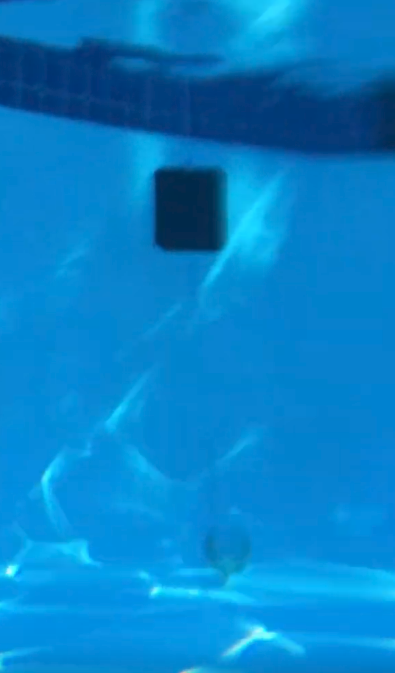
#> input picture development-OpenCV/new-buoys/img5.png, 395 x 673 px
$ python locate.py
#> lines starting #> are read from the running program, lines starting #| are printed output that depends on the picture; after the words box and inside, x2 and y2 are one past the last pixel; in counts of white or black regions, pixels touching at a corner belong together
import numpy as np
import cv2

img_text = 'img5.png'
img = cv2.imread(img_text)
#> img is the input picture: shape (673, 395, 3); mean B, G, R 200.9, 129.9, 5.6
original = img

# (50, 100) works well with 4 and 5
# too noisy for everything else
# (100, 200) works well with 1, 2, 3
# not with 4 and 5
min_value = 50
max_value = 100

# draw image and return coordinates of drawn pixels
image = cv2.Canny(img, min_value, max_value)
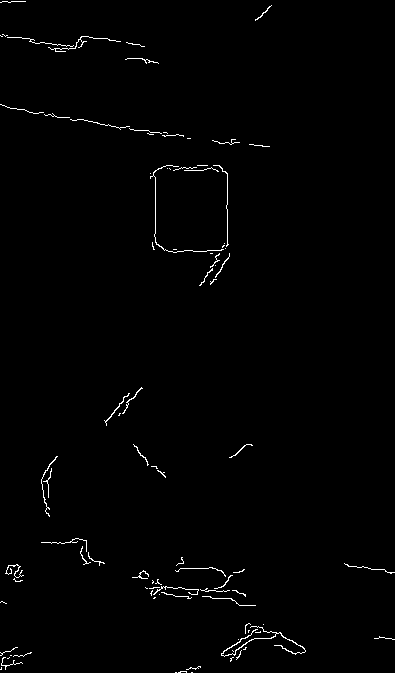
#> image: shape (673, 395); 0.96% white in thin lines or dots
indices = np.where(image != 0)
#> indices = 2562 positions, rows 1 to 672, columns 0 to 394
coordinates = zip(indices[1], indices[0])

# iterate through coordinates to see if there were any found
pt_count = 0
pt_threshold = 5

# draw points
for point in coordinates:
	cv2.circle(img, point, 1, (0, 0, 255), -1)
#> this loop made 2562 passes
#> point on passes 1 to 3: (2, 1), (3, 1), (4, 1)
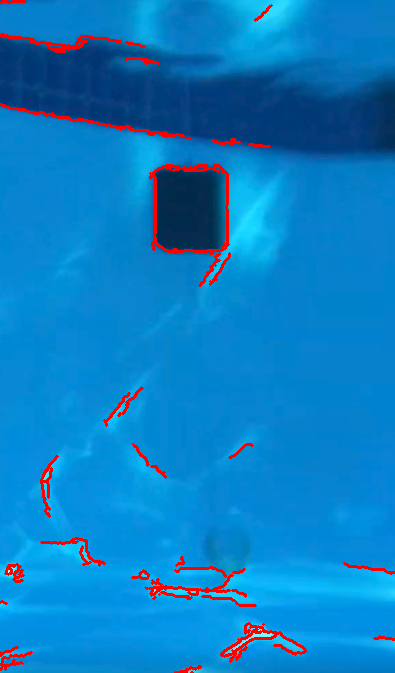
#> img: shape (673, 395, 3); 2.66% of pixels changed, all inside (x1, y1, x2, y2) = (0, 0, 395, 673)
	#print(point)

cv2.imshow('img', img)

cv2.waitKey(0)
cv2.destroyAllWindows()

# PHASE 1: (currently here)
# will eventually iterate through image
# if no points were found in coordinates,
# min and max value will be halved, then
# will iterate through image once more
# until enough coordinates are found

# PHASE 2: (tentative plans)
# (a)
# since the buoy will always have somewhat of a rectangular shape,
# collect the two farthest x-coordinates in a certain threshold,
# find the center, then look vertically to find any noise
# (b) or simply draw detected 'rectangle'

# (c)
# collect all lines horizontally from coordinates,
# find center of line
# then look down x amount of pixels
# if drawn pixels are found AKA noise,
# throw the potential detection out

# PHASE 3:
# functionalize everything

$ run again, with development-OpenCV/new-buoys/img1.png copied over development-OpenCV/new-buoys/img5.png
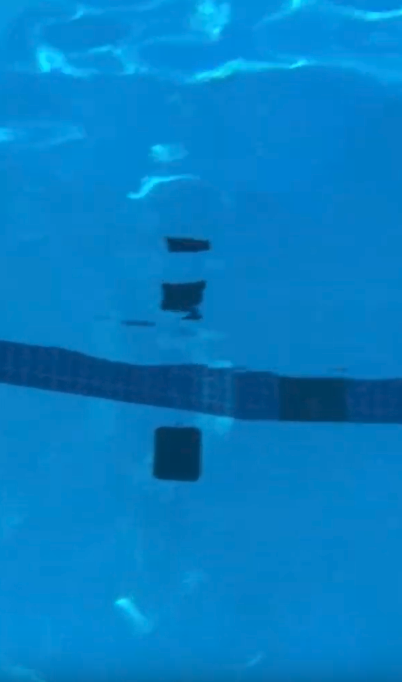
#> input picture development-OpenCV/new-buoys/img1.png, 402 x 682 px
#> img is the input picture: shape (682, 402, 3); mean B, G, R 197.2, 127, 4.4
#> `image = cv2.Canny(img, min_value, max_value)`:
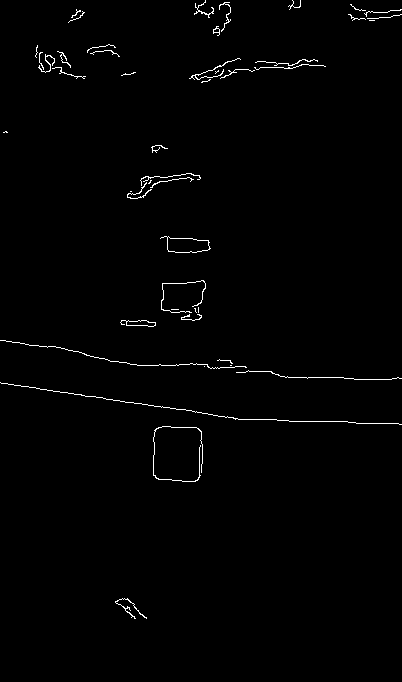
#> image: shape (682, 402); 1% white in thin lines or dots
#> indices = 2783 positions, rows 0 to 618, columns 0 to 401
#> the loop `for point in coordinates:` made 2783 passes
#> point on passes 1 to 3: (205, 0), (292, 0), (300, 0)
#> after the loop `for point in coordinates:`:
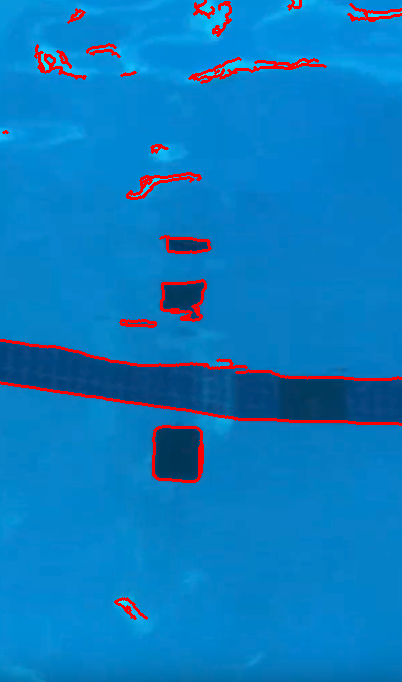
#> img: shape (682, 402, 3); 2.86% of pixels changed, all inside (x1, y1, x2, y2) = (0, 0, 402, 620)

$ run again, with development-OpenCV/new-buoys/img2.png copied over development-OpenCV/new-buoys/img5.png
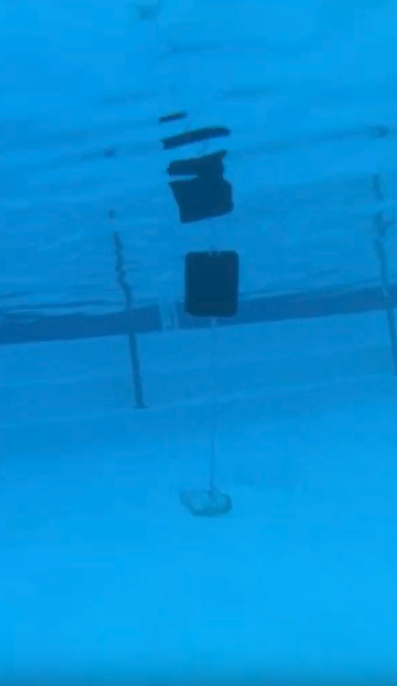
#> input picture development-OpenCV/new-buoys/img2.png, 397 x 686 px
#> img is the input picture: shape (686, 397, 3); mean B, G, R 218.4, 144.9, 5
#> `image = cv2.Canny(img, min_value, max_value)`:
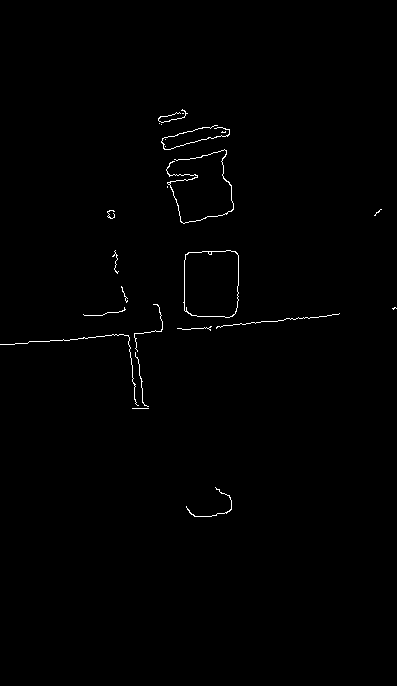
#> image: shape (686, 397); 0.58% white in thin lines or dots, all inside (x1, y1, x2, y2) = (0, 109, 397, 517)
#> indices = 1580 positions, rows 109 to 516, columns 0 to 396
#> the loop `for point in coordinates:` made 1580 passes
#> point on passes 1 to 3: (182, 109), (181, 110), (182, 110)
#> after the loop `for point in coordinates:`:
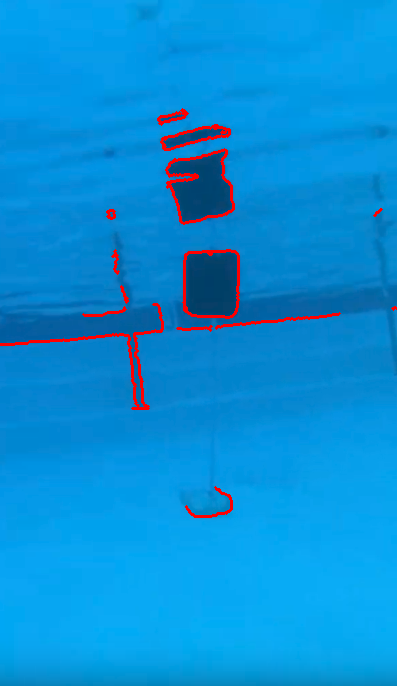
#> img: shape (686, 397, 3); 1.65% of pixels changed, all inside (x1, y1, x2, y2) = (0, 108, 397, 518)

$ run again, with development-OpenCV/new-buoys/img3.png copied over development-OpenCV/new-buoys/img5.png
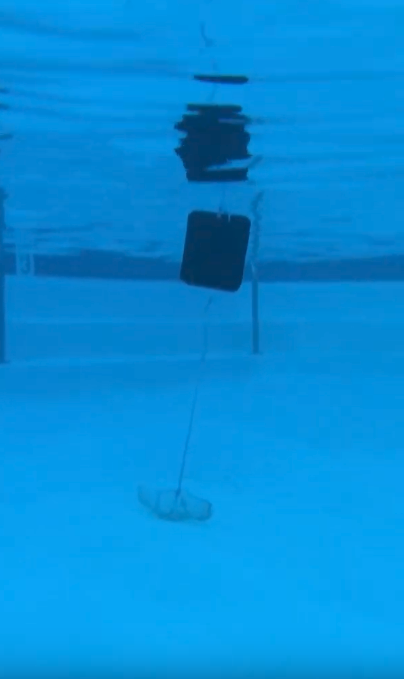
#> input picture development-OpenCV/new-buoys/img3.png, 404 x 679 px
#> img is the input picture: shape (679, 404, 3); mean B, G, R 217.4, 141.6, 5.1
#> `image = cv2.Canny(img, min_value, max_value)`:
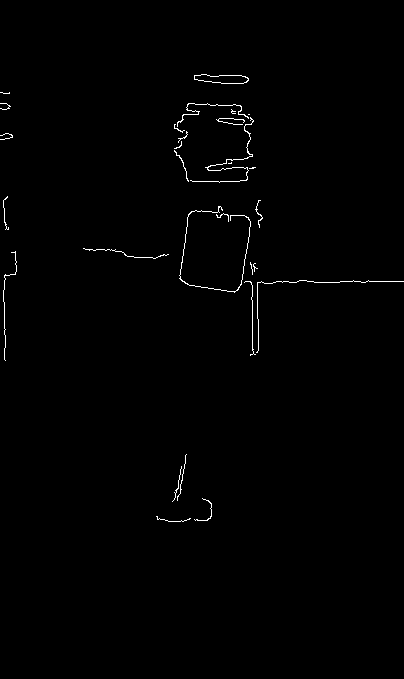
#> image: shape (679, 404); 0.68% white in thin lines or dots, all inside (x1, y1, x2, y2) = (0, 74, 404, 522)
#> indices = 1854 positions, rows 74 to 521, columns 0 to 403
#> the loop `for point in coordinates:` made 1854 passes
#> point on passes 1 to 3: (201, 74), (202, 74), (203, 74)
#> after the loop `for point in coordinates:`:
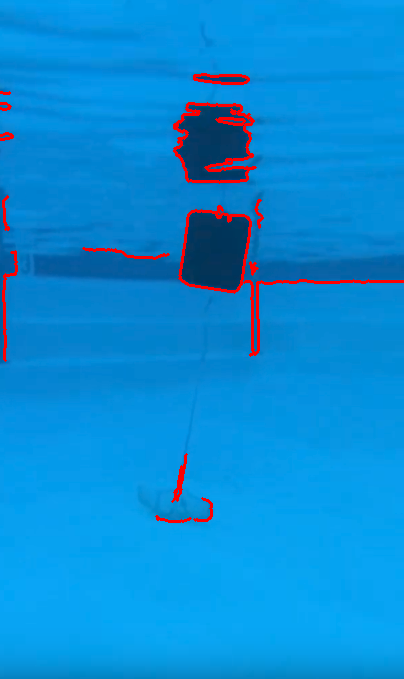
#> img: shape (679, 404, 3); 1.92% of pixels changed, all inside (x1, y1, x2, y2) = (0, 73, 404, 523)
